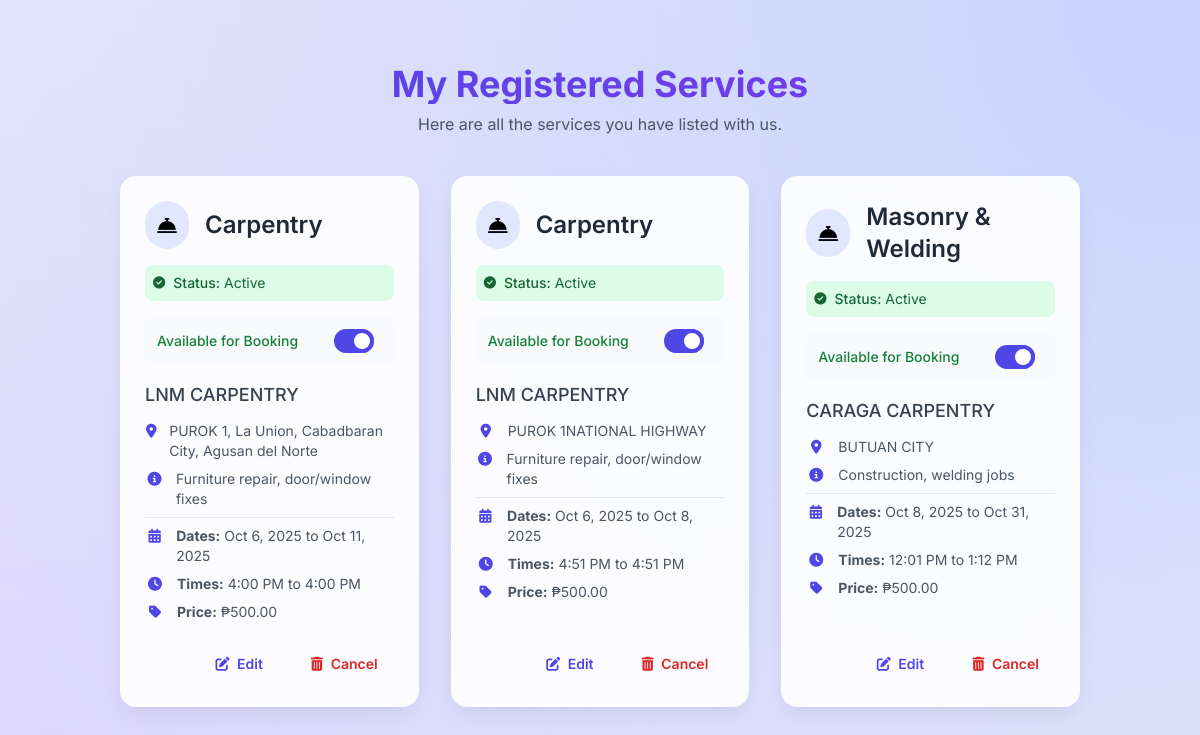
Before: /content/view_listings.php (signed in) with the older database file.
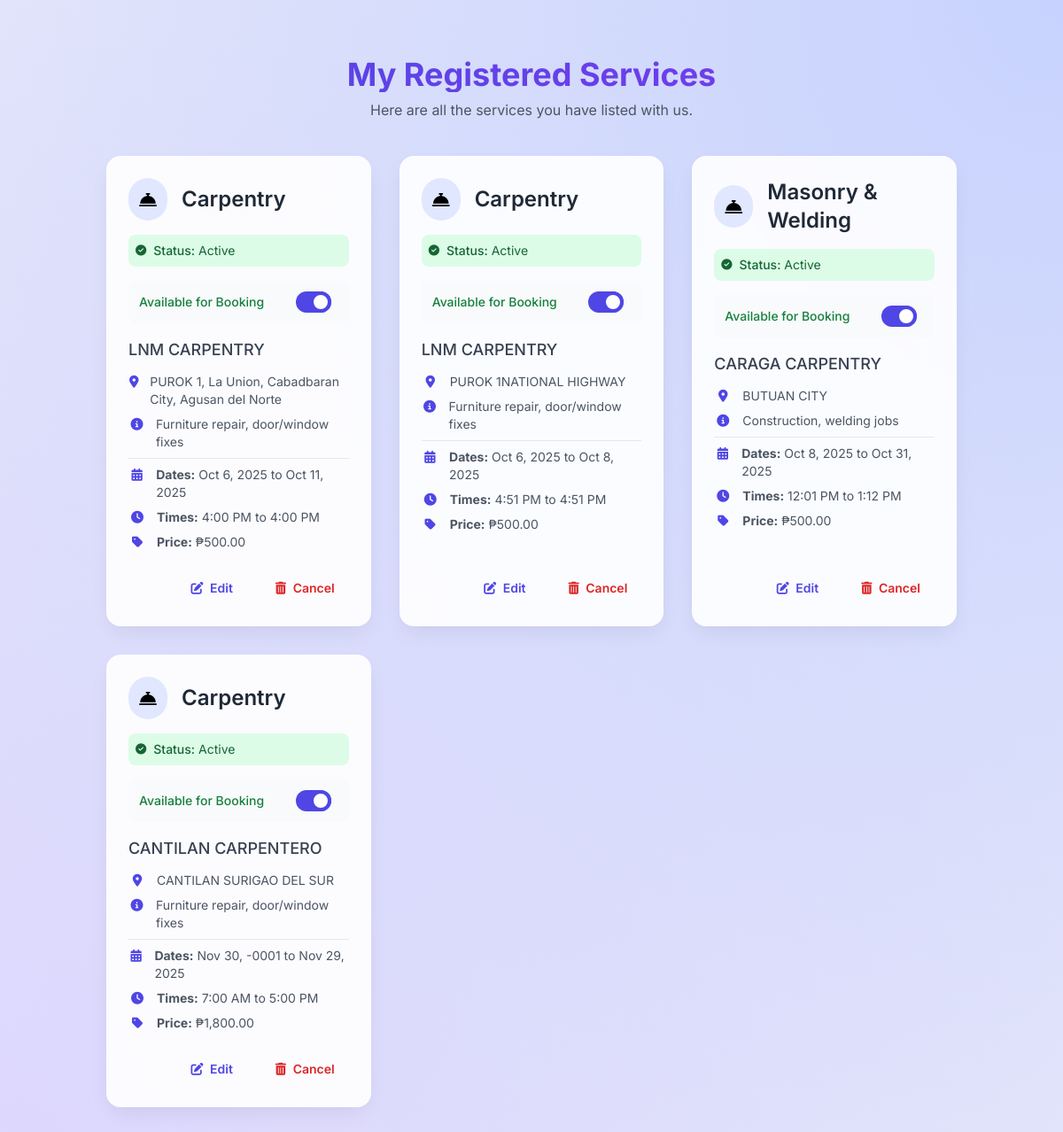
After: the same page with the newer database file.
### tables this page shows
CREATE TABLE `service_providers` (
  `id` int(11) NOT NULL,
  `user_id` int(11) NOT NULL,
  `company_name` varchar(255) NOT NULL,
  `company_address` text NOT NULL,
  `company_email` varchar(255) NOT NULL,
  `contact_number` varchar(50) NOT NULL,
  `service_name` varchar(255) NOT NULL,
  `description` text DEFAULT NULL,
  `registration_date` timestamp NOT NULL DEFAULT current_timestamp(),
  `service_id` int(11) DEFAULT NULL,
  `service_description` text DEFAULT NULL,
  `price` decimal(10,2) NOT NULL,
  `available_date` date NOT NULL DEFAULT '2025-01-01',
  `available_time` time NOT NULL DEFAULT '00:00:00',
  `is_approved` int(11) NOT NULL,
  `available_date_from` date DEFAULT NULL,
  `available_date_to` date DEFAULT NULL,
  `available_time_from` time DEFAULT NULL,
  `available_time_to` time DEFAULT NULL,
  `is_available` tinyint(1) NOT NULL DEFAULT 1
);

### content/view_listings.php (the view, shortened to what the changed rows need)
<?php
require '../db.php';
$user_id = $_SESSION['user_id'];
$sql = "SELECT
            id, service_name, company_name, company_address, service_description, is_approved,
            available_date_from, available_date_to, available_time_from, available_time_to, price,
            is_available
        FROM service_providers
        WHERE user_id = ?";
$stmt = $conn->prepare($sql);
$stmt->bind_param("i", $user_id);
if (!$stmt->execute()) { die("Error executing query: " . $stmt->error); }
$result = $stmt->get_result();
$services = $result->fetch_all(MYSQLI_ASSOC);
?>
<!DOCTYPE html>
<html lang="en">
<head>
    <script src="https://cdn.tailwindcss.com"></script>
    <link rel="stylesheet" href="https://cdnjs.cloudflare.com/ajax/libs/font-awesome/6.4.0/css/all.min.css">
</head>
<body>
    <div class="container mx-auto p-4 md:p-8">
        <div class="text-center mb-10">
             <h1 class="text-3xl md:text-4xl font-bold header-gradient mb-2">My Registered Services</h1>
        </div>
        <?php if (!empty($services)): ?>
            <div class="grid grid-cols-1 md:grid-cols-2 lg:grid-cols-3 gap-8">
                <?php foreach ($services as $service): ?>
                    <div class="card p-6">
                        <div class="flex-grow">
                             <div class="flex items-center mb-4">
                                <div class="bg-indigo-100 text-primary p-3 rounded-full mr-4"><i class="fas fa-concierge-bell fa-lg"></i></div>
                                <h2 class="text-2xl font-semibold text-gray-800"><?php echo htmlspecialchars($service['service_name']); ?></h2>
                            </div>
                            <?php if ($service['is_approved'] == 0): ?>
                                <div class="mb-4 p-2 text-sm text-yellow-800 rounded-lg bg-yellow-100 flex items-center" role="alert"><i class="fas fa-clock fa-sm mr-2"></i><span class="font-medium">Status:</span>&nbsp;Pending Approval</div>
                            <?php else: ?>
                                <div class="mb-4 p-2 text-sm text-green-800 rounded-lg bg-green-100 flex items-center" role="alert"><i class="fas fa-check-circle fa-sm mr-2"></i><span class="font-medium">Status:</span>&nbsp;Active</div>
                            <?php endif; ?>
                            <div class="flex items-center justify-between mb-4 bg-gray-50 p-3 rounded-lg">
                                <span id="availability-label-<?php echo $service['id']; ?>" class="font-medium text-sm <?php echo $service['is_available'] ? 'text-green-700' : 'text-gray-500'; ?>">
                                    <?php echo $service['is_available'] ? 'Available for Booking' : 'Not Available'; ?>
                                </span>
                                <div class="relative inline-block w-10 mr-2 align-middle select-none transition duration-200 ease-in">
                                    <input type="checkbox" name="toggle" id="toggle-<?php echo $service['id']; ?>" class="availability-toggle toggle-checkbox absolute block w-6 h-6 rounded-full bg-white border-4 appearance-none cursor-pointer"
                                           data-id="<?php echo $service['id']; ?>" <?php echo $service['is_available'] ? 'checked' : ''; ?>/>
                                </div>
                            </div>
                            <h3 class="text-lg font-medium text-gray-700 mb-3"><?php echo htmlspecialchars($service['company_name']); ?></h3>
                            <div class="service-details text-sm space-y-2">
                                <p><i class="fas fa-map-marker-alt"></i><span><?php echo htmlspecialchars($service['company_address']); ?></span></p>
                                <p><i class="fas fa-info-circle"></i><span><?php echo nl2br(htmlspecialchars($service['service_description'])); ?></span></p>
                                <hr class="my-3">
                                <p><i class="fas fa-calendar-alt"></i><span><strong>Dates:</strong> <?php echo date("M j, Y", strtotime($service['available_date_from'])) . " to " . date("M j, Y", strtotime($service['available_date_to'])); ?></span></p>
                                <p><i class="fas fa-clock"></i><span><strong>Times:</strong> <?php echo date("g:i A", strtotime($service['available_time_from'])) . " to " . date("g:i A", strtotime($service['available_time_to'])); ?></span></p>
                                <p><i class="fas fa-tag"></i><span><strong>Price:</strong> ₱<?php echo number_format($service['price'], 2); ?></span></p>
                            </div>
                        </div>
                        <div class="mt-6 flex justify-end items-center gap-4">
                            <button class="show-edit-modal inline-block px-4 py-2 text-sm font-semibold text-indigo-600 rounded-md hover:bg-indigo-100 transition-colors duration-200"
                                    data-id="<?php echo htmlspecialchars($service['id']); ?>"
                                    data-company-name="<?php echo htmlspecialchars($service['company_name']); ?>"
                                    data-company-address="<?php echo htmlspecialchars($service['company_address']); ?>"
                                    data-service-description="<?php echo htmlspecialchars($service['service_description']); ?>"
                                    data-date-from="<?php echo htmlspecialchars($service['available_date_from']); ?>"
                                    data-date-to="<?php echo htmlspecialchars($service['available_date_to']); ?>"
                                    data-time-from="<?php echo htmlspecialchars($service['available_time_from']); ?>"
                                    data-time-to="<?php echo htmlspecialchars($service['available_time_to']); ?>"
                                    data-price="<?php echo htmlspecialchars($service['price']); ?>">
                                <i class="fas fa-edit mr-1"></i> Edit
                            </button>
                             <a href="#" class="show-cancel-modal inline-block px-4 py-2 text-sm font-semibold text-red-600 rounded-md hover:bg-red-100 transition-colors duration-200"
                               data-service-id="<?php echo htmlspecialchars($service['id']); ?>">
                                <i class="fas fa-trash-alt mr-1"></i> Cancel
                            </a>
                        </div>
                    </div>
                <?php endforeach; ?>
            </div>
        <?php endif; ?>
    </div>
</body>
</html>

Changed rows visible on the page:
added service_providers: service_name "Carpentry", shows "Status:", is_approved "Active", shows "Available for Booking", is_available "☑", company_name "CANTILAN CARPENTERO", company_address "CANTILAN SURIGAO DEL SUR", service_description "Furniture repair, door/window fixes", available_date_from "Nov 30, -0001", available_date_to "Nov 29, 2025", available_time_from "7:00 AM", available_time_to "5:00 PM", price "1,800.00"
